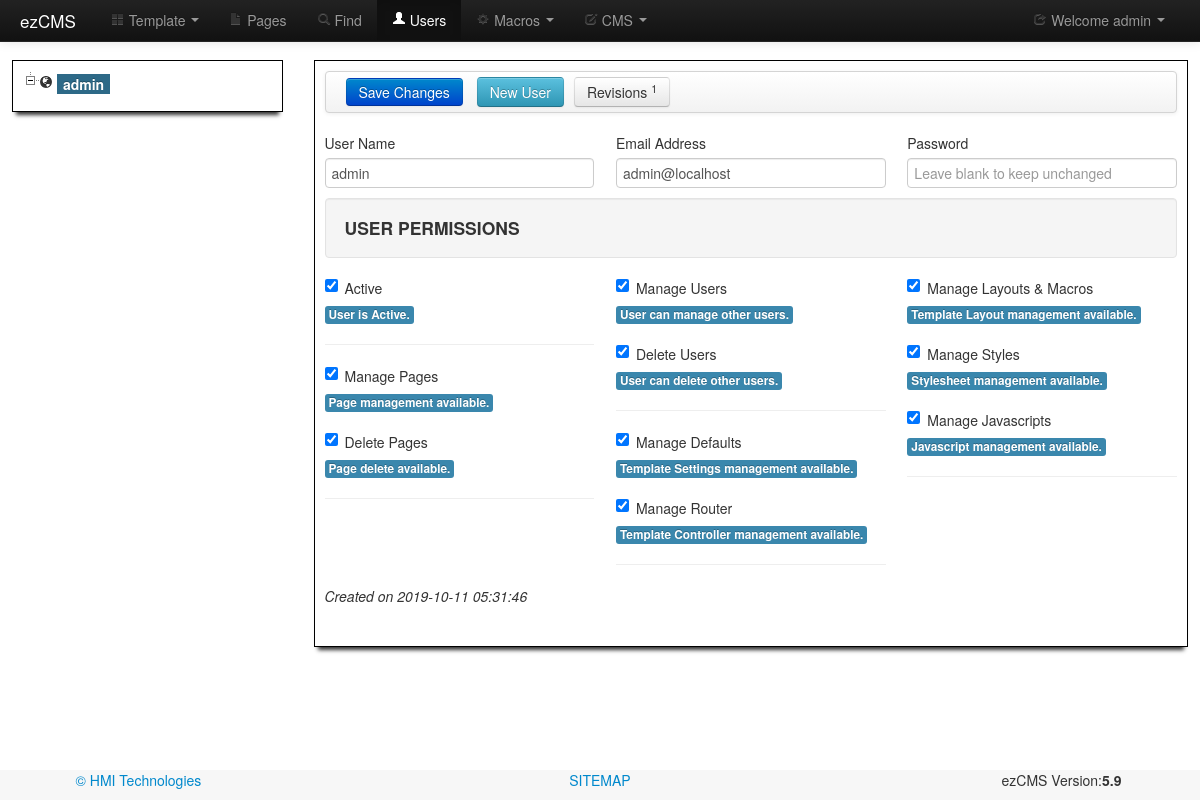
/users.php (signed in), run on the app's committed database.
### tables this page shows
CREATE TABLE IF NOT EXISTS `users` (
  `id` int(8) NOT NULL AUTO_INCREMENT COMMENT 'id of user',
  `username` varchar(512) NOT NULL COMMENT 'name of user',
  `email` varchar(512) NOT NULL COMMENT 'email address of user',
  `passwd` varchar(512) NOT NULL COMMENT 'password has for the user',
  `active` tinyint(1) NOT NULL DEFAULT '0' COMMENT 'able to login',
  `editpage` tinyint(1) NOT NULL DEFAULT '0' COMMENT 'edit page',
  `delpage` tinyint(1) NOT NULL DEFAULT '0',
  `viewstats` tinyint(1) NOT NULL DEFAULT '0' COMMENT 'can view site statistics',
  `edituser` tinyint(1) NOT NULL DEFAULT '0' COMMENT 'can administer other users',
  `deluser` tinyint(1) NOT NULL DEFAULT '0' COMMENT 'delete users',
  `editsettings` tinyint(1) NOT NULL DEFAULT '0' COMMENT 'edit settings',
  `editcont` tinyint(1) NOT NULL DEFAULT '0' COMMENT 'edit controller',
  `editlayout` tinyint(1) NOT NULL DEFAULT '0' COMMENT 'edit layout',
  `editcss` tinyint(1) NOT NULL DEFAULT '0' COMMENT 'edit css',
  `editjs` tinyint(1) NOT NULL DEFAULT '0' COMMENT 'edit js',
  `editor` tinyint(1) NOT NULL DEFAULT '3' COMMENT 'cms editor type',
  `cmtheme` varchar(32) NOT NULL DEFAULT 'default' COMMENT 'code mirror theme',
  `cmscolor` varchar(8) NOT NULL DEFAULT '#FFFFFF' COMMENT 'cms background color',
  `createdon` timestamp NOT NULL DEFAULT CURRENT_TIMESTAMP COMMENT 'Revision date and time',
  PRIMARY KEY (`id`),
  UNIQUE KEY `email` (`email`),
  KEY `passwd` (`passwd`)
);

### class/ezcms.class.php (called while the page is built, shortened)
<?php
class ezCMS extends db {
	public function __construct ( $loginRequired = true ) {
		if ($loginRequired) {
			$this->usr = $this->query('SELECT * FROM `users` WHERE `id` = '.
				$_SESSION['EZUSERID'].' LIMIT 1')->fetch(PDO::FETCH_ASSOC);
		}
	}
}
?>

### users.php (the view, shortened to what this page needs)
<?php
require_once ("class/users.class.php");
$cms = new ezUsers();
?><!DOCTYPE html><html lang="en"><head>
	<?php include('include/head.php'); ?>
</head><body>
<div id="wrap">
	<?php include('include/nav.php'); ?>
	<div class="container">
	  <div class="row-fluid">
		<div class="span3 white-boxed"><?php echo $cms->treehtml; ?></div>
		<div class="span9 white-boxed">
			<form id="frmUser" action="" method="post" enctype="multipart/form-data" class="form-horizontal" autocomplete="off">
				<div class="navbar"><div class="navbar-inner"><?php echo $cms->barBtns; ?></div></div>
				<div class="row">
					<div class="span4">
						<label for="inputName">User Name</label>
						<input type="text" name="username" id="username" data-toggle="tooltip"
							placeholder="Enter the full name" autocomplete="off"
							title="Enter the full name of the user here."
							value="<?php echo $cms->thisUser['username']; ?>"
							data-placement="top" minlength="2" class="input-block-level tooltipme2" required>
					</div>
					<div class="span4">
						<label for="inputEmail">Email Address</label>
						<input type="email" name="email" id="email" data-toggle="tooltip"
							placeholder="Enter the full email address"
							title="Enter the full email address of the user here."
							value="<?php echo $cms->thisUser['email']; ?>"  autocomplete="off"
							data-placement="top" class="input-block-level tooltipme2" required>
					</div>
					<div class="span4">
						<label for="txtpsswd">Password</label>
						<input type="password" name="passwd" id="passwd" data-toggle="tooltip"
							placeholder="<?php echo ($cms->id=='new') ? 'Enter the password' : 'Leave blank to keep unchanged' ?>"
							title="<?php echo ($cms->id=='new') ? 'Enter the password here' : 'Enter a new password or leave blank to keep unchanged' ?>"
							data-placement="top" minlength="8"  autocomplete="off"
							class="input-block-level tooltipme2" <?php  if ($cms->id=='new') echo 'required'; ?>>
					</div>
				</div>
				<h4 class="well">USER PERMISSIONS</h4>
				<div class="row">
					<div class="span4">
						<label class="checkbox">
							<input name="active" type="checkbox" value="checkbox"
								<?php echo $cms->thisUser['activeCheck']; ?>>
							Active</label><?php echo $cms->thisUser['activeMsg']; ?><hr>
						<label class="checkbox">
							<input name="editpage" type="checkbox" value="checkbox"
								<?php echo $cms->thisUser['editpageCheck']; ?>>
							Manage Pages</label><?php echo $cms->thisUser['editpageMsg']; ?><br><br>
						<label class="checkbox">
							<input name="delpage" type="checkbox" value="checkbox"
								<?php echo $cms->thisUser['delpageCheck']; ?>>
							Delete Pages</label><?php echo $cms->thisUser['delpageMsg']; ?><hr>
					</div>
					<div class="span4">
						<label class="checkbox">
							<input name="edituser" type="checkbox" value="checkbox"
								<?php echo $cms->thisUser['edituserCheck']; ?>>
							Manage Users</label><?php echo $cms->thisUser['edituserMsg']; ?><br><br>
						<label class="checkbox">
							<input name="deluser" type="checkbox" value="checkbox"
								<?php echo $cms->thisUser['deluserCheck']; ?>>
							Delete Users</label><?php echo $cms->thisUser['deluserMsg']; ?><hr>
						<label class="checkbox">
							<input name="editsettings" type="checkbox" value="checkbox"
								<?php echo $cms->thisUser['editsettingsCheck']; ?>>
							Manage Defaults</label><?php echo $cms->thisUser['editsettingsMsg']; ?><br><br>
						<label class="checkbox">
							<input name="editcont" type="checkbox" value="checkbox"
								<?php echo $cms->thisUser['editcontCheck']; ?>>
							Manage Router</label><?php echo $cms->thisUser['editcontMsg']; ?><hr>
					</div>
					<div class="span4">
						<label class="checkbox">
							<input name="editlayout" type="checkbox" value="checkbox"
								<?php echo $cms->thisUser['editlayoutCheck']; ?>>
							Manage Layouts &amp; Macros</label><?php echo $cms->thisUser['editlayoutMsg']; ?><br><br>
						<label class="checkbox">
							<input name="editcss" type="checkbox" id="ckeditcss" value="checkbox"
								<?php echo $cms->thisUser['editcssCheck']; ?>>
							Manage Styles</label><?php echo $cms->thisUser['editcssMsg']; ?><br><br>
						<label class="checkbox">
							<input name="editjs" type="checkbox" id="ckeditjs" value="checkbox"
								<?php echo $cms->thisUser['editjsCheck']; ?>>
							Manage Javascripts</label><?php echo $cms->thisUser['editjsMsg']; ?><hr>
					</div>
					<?php echo $cms->createdText; ?>
				</div>
			</form>
		</div>
	  </div>
	</div>
	<br><br>
</div>
<?php include('include/footer.php'); ?>
</body>
</html>

### class/users.class.php (shortened to what this page needs)
<?php
require_once ("ezcms.class.php");
class ezUsers extends ezCMS {
	public $id = 1;
	public $thisUser;
	public function __construct () {
		parent::__construct();
		if ($this->id != 'new' ) {
			$this->thisUser = $this->query('SELECT * FROM `users` WHERE `id` = '.intval($this->id).' LIMIT 1')
				->fetch(PDO::FETCH_ASSOC);
			$this->barBtns = '<input type="submit" name="Submit" class="btn btn-primary" value="Save Changes">
				 <a href="?id=new" class="btn btn-info">New User</a>';
			$this->barBtns .= '<a id="showrevs" href="#" class="btn btn-secondary">Revisions <sup>'.
				$this->revs['cnt'].'</sup></a>';
			$this->createdText = '<div class="clearfix"></div><p><em>Created on '.
				$this->thisUser['createdon'].'</em></p>';
		}
		$this->setupCheckboxes();
		$this->buildTree();
	}
	private function getRevisions() {
		$results = $this->query(" (SELECT `page_id` as `id`, 1 as `type`, `url` as `det`, `revmsg`, `createdon`
								FROM `git_pages` WHERE `createdby` = ".intval($this->id)." )
							UNION (SELECT `id`, 2 as `type`, `fullpath` as `det`, `revmsg`,`createdon`
								FROM `git_files` WHERE `createdby` = ".intval($this->id).")
							UNION (SELECT `id`, 3 as `type`, '' as `det`, `revmsg`, `createdon`
								FROM `site` WHERE `createdby` = ".intval($this->id).")
							ORDER BY `createdon` DESC LIMIT 200")->fetchAll(PDO::FETCH_ASSOC);
		foreach ($results as $entry) {
			$this->revs['cnt']++;
		}
		$this->revs['cnt']--;
	}
	private function setOptions($itm, $msgOn, $mgsOff) {
		$this->thisUser[$itm.'Check'] = '';
		$this->thisUser[$itm.'Msg'] = '<span class="label label-important">'.$mgsOff.'</span>';
		if ($this->thisUser[$itm]) {
			$this->thisUser[$itm.'Check'] = 'checked';
			$this->thisUser[$itm.'Msg'] = '<span class="label label-info">'.$msgOn.'</span>';
		}
	}
	private function setupCheckboxes() {
		$this->setOptions('active', 'User is Active.', 'Inactive user cannot login.');
	}
	private function buildTree() {
		$this->treehtml = '<ul id="left-tree">';
		foreach ($this->query("SELECT `id`, `username`, `active` FROM `users` ORDER BY id;") as $entry) {
			$myclass = ($entry["id"] == $this->id) ? 'label label-info' : '';
			if ($entry["id"] == 1) {
				$this->treehtml .= '<li class="open"><i class="icon-globe"></i> <a href="?id='.
					$entry['id'].'" class="'.$myclass.'">'.$entry["username"].'</a><ul>';
			} else {
				$active = ($entry["active"] != 1) ? ' <i class="icon-ban-circle" title="User is not active, cannot login"></i>' : '';
				$this->treehtml .= '<li><i class="icon-user"></i> <a href="?id='.
					$entry['id'].'" class="'.$myclass.'">'.$entry["username"].$active.'</a></li>';
			}
		}
		$this->treehtml .= '</ul></li></ul>';
	}
}
?>

### include/nav.php (shortened to what this page needs)
<div class="navbar navbar-inverse navbar-fixed-top">
  <div class="navbar-inner">
	<div class="container-fluid">
	  <a class="brand" href="../"><small>ezCMS</small></a>
	  <div class="nav-collapse collapse">
		<ul class="nav" id="top-bar">
		  <li class="dropdown">
			  <a href="#" class="dropdown-toggle" data-toggle="dropdown"><i class="icon-th-large"></i> Template <b class="caret"></b></a>
		  </li>
		  <li><a href="pages.php"><i class="icon-file"></i> Pages</a></li>
		  <li><a href="find.php"><i class="icon-search"></i> Find</a></li>
		  <li><a href="users.php"><i class="icon-user"></i> Users</a></li>
		  <li class="dropdown">
			  <a href="#" class="dropdown-toggle" data-toggle="dropdown"><i class="icon-cog"></i> Macros <b class="caret"></b></a>
		  </li>
		  <li class="dropdown">
			  <a href="#" class="dropdown-toggle" data-toggle="dropdown"><i class="icon-edit"></i> CMS <b class="caret"></b></a>
		  </li>
		</ul>
		<ul class="nav pull-right">
			<li class="dropdown">
				<a href="#" class="dropdown-toggle" data-toggle="dropdown"><i class="icon-share"></i> Welcome
					<?php echo $cms->usr['username']; ?> <b class="caret"></b></a>
			</li>
		</ul>
	  </div>
	</div>
  </div>
</div>

### css/custom.css (style rules this page uses)
html,body { height: 100%; }
.nav-tabs > .active > a, .nav-tabs > .active > a:hover, a,button { outline:none; }
.btn, .btn-group { margin-right:10px; }
#wrap { min-height: 100%; height: auto !important; height: 100%; margin: 0 auto -30px; }
#wrap .container { padding-top:60px; margin: 0 auto; width:98%; }
.row { width: 100%; margin: 0; }
a.label.label-info { font-size: 1em; border-radius: 0;padding: 3px 6px; }
#left-tree > li > a, #left-tree > li > ul > li > a { font-weight: bold; }
.label, .badge { white-space:normal; }
div.white-boxed { background: rgba(255, 255, 255, 0.95); border: 1px solid #000; padding: 10px; margin-bottom:10px; box-shadow: 0 7px 4px -4px #333; }

### data on the page
users: username "admin", email "admin@localhost", createdon "2019-10-11 05:31:46"

### other printed values
$this->revs['cnt'] "1"
